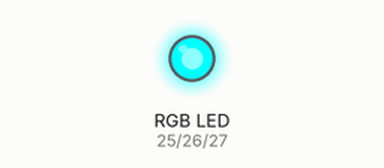
Bench run of a sketch on a simulated ESP32. Shown: an RGB LED mixed from three pins (HIGH = lit). What the sketch prints to the serial monitor is not drawn.

Above: at 1.0 s.
At 3.0 s:
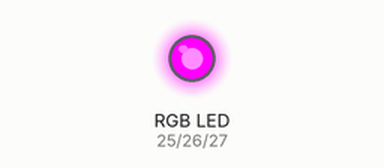
At 5.0 s:
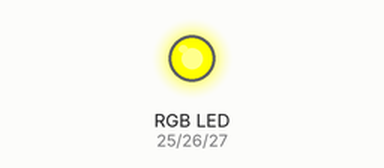
At 6.5 s:
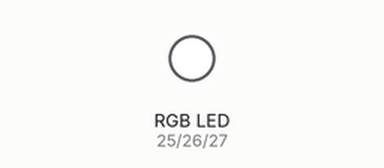
Timing chart, 0 to 9.1 s (numbered marks = the images above):
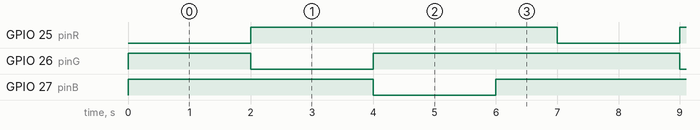

The sketch:

EjemploLucesRGB.ino
```cpp
// Pines ESP32
const int pinR = 25;
const int pinG = 26;
const int pinB = 27;

void setup() {
  pinMode(pinR, OUTPUT);
  pinMode(pinG, OUTPUT);
  pinMode(pinB, OUTPUT);

  // Apagar todos al inicio
  digitalWrite(pinR, HIGH);
  digitalWrite(pinG, HIGH);
  digitalWrite(pinB, HIGH);

  Serial.begin(115200);
  Serial.println("LED RGB Listo - Sin librerías");
}

void loop() {
  Serial.println("🔴 ROJO");
  digitalWrite(pinR, LOW);
  digitalWrite(pinG, HIGH);
  digitalWrite(pinB, HIGH);
  delay(2000);

  Serial.println("🟢 VERDE");
  digitalWrite(pinR, HIGH);
  digitalWrite(pinG, LOW);
  digitalWrite(pinB, HIGH);
  delay(2000);

  Serial.println("🔵 AZUL");
  digitalWrite(pinR, HIGH);
  digitalWrite(pinG, HIGH);
  digitalWrite(pinB, LOW);
  delay(2000);

  Serial.println("⚫ APAGADO");
  digitalWrite(pinR, HIGH);
  digitalWrite(pinG, HIGH);
  digitalWrite(pinB, HIGH);
  delay(1000);
}
```

Measured:
- by itself, GPIO 25 (pinR), GPIO 26 (pinG), GPIO 27 (pinB): alternates HIGH for 5.0 s and LOW for 2.0 s
- by itself, everything shown: repeats every 7.0 s, in 4 steps
